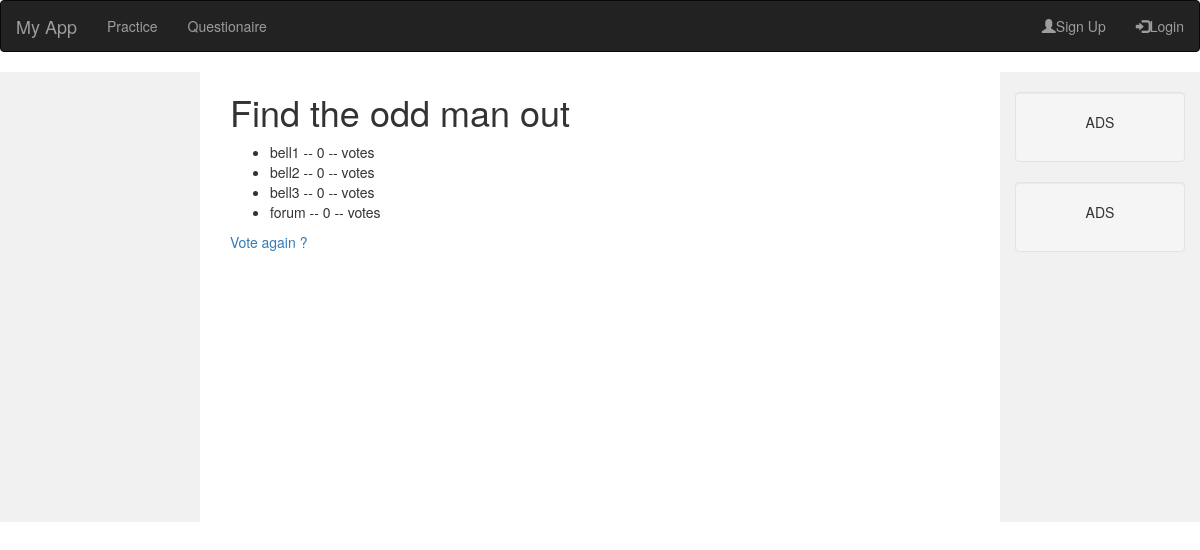
The app's page /questionaire/3/results/ with its own data.
### questionaire/models.py (models this page shows, shortened)
class Question(models.Model):
    question_text = models.CharField(max_length = 20)
    pub_date = models.DateTimeField("published date")

class Choice(models.Model):
    question = models.ForeignKey(Question, on_delete=models.CASCADE)
    choice_text = models.CharField(max_length = 200)
    docfile = models.FileField(upload_to='images')
    is_answer = models.BooleanField(default=False)
    votes = models.IntegerField(default=0)

### questionaire/views.py (the view)
# urls.py: url(r'^(?P<question_id>[0-9]+)/results/$', views.results, name='results'),
def results(request, question_id):
    question = get_object_or_404(Question, pk=question_id)
    return render(request, 'questionaire/results.html', {'question': question})

### questionaire/templates/questionaire/results.html
{% extends "dashboard/base.html" %}
{% block body_block %}
<h1>{{question.question_text}}</h1>
<ul>
    {% for choice in question.choice_set.all %}
	<li> {{choice.choice_text}} -- {{choice.votes}} -- vote{{choice.votes | pluralize}} </li>
    {% endfor %}
</ul>
<a href="{% url 'questionaire:detail' question.id %}">Vote again ?</a>
{% endblock %}

### records on screen
Question: question_text "Find the odd man out"
Choice: choice_text "bell1", votes "0", votes|pluralize "s"
Choice: choice_text "bell2", votes "0", votes|pluralize "s"
Choice: choice_text "bell3", votes "0", votes|pluralize "s"
Choice: choice_text "forum", votes "0", votes|pluralize "s"
